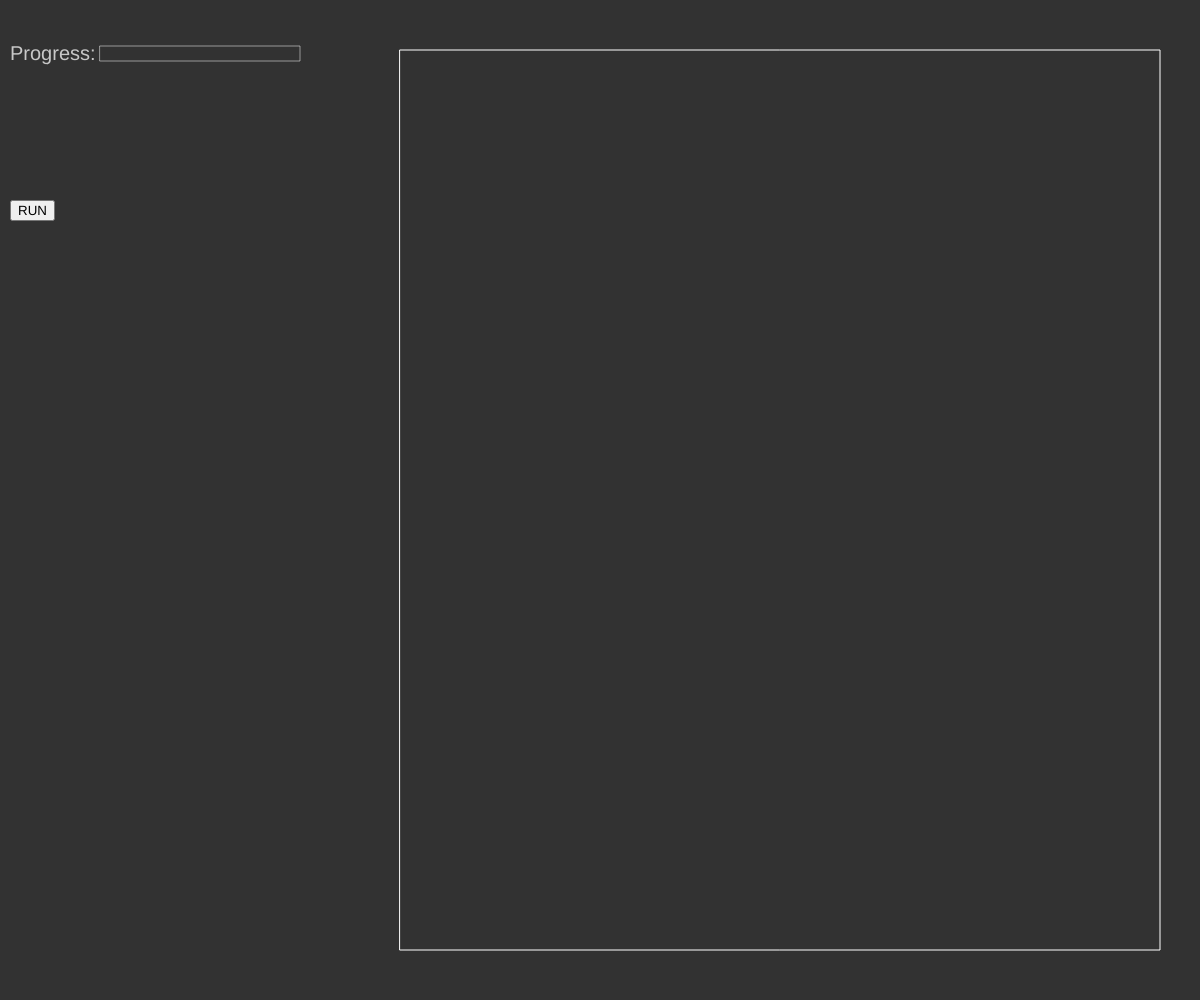
Frame 1 (no input)
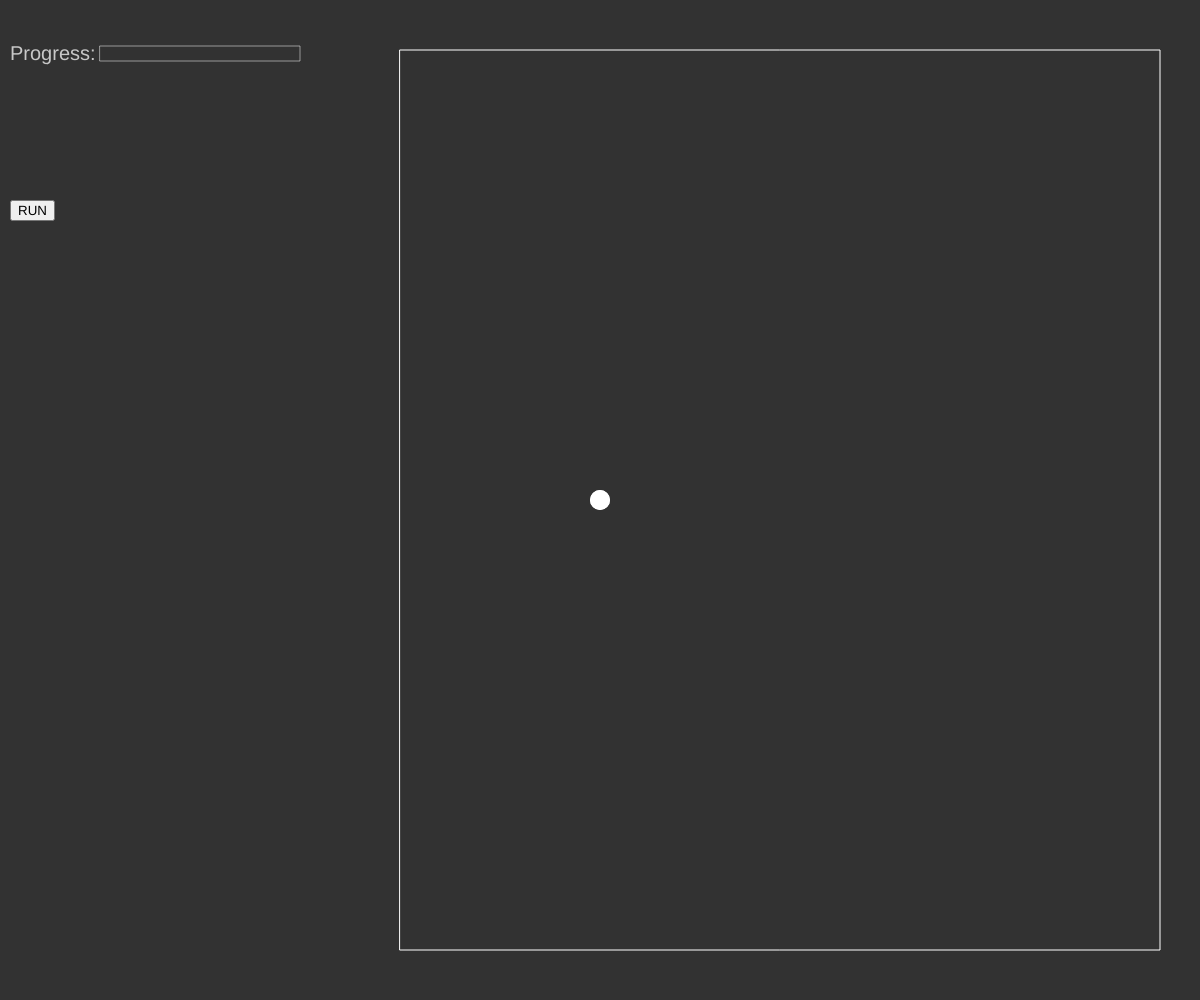
Frame 2 (the mouse pressed at the canvas centre, redrawn once)

The p5.js sketch that drew these frames (run headless with seeded random() and noise() and a simulated clock; the mouse was pressed at the canvas centre and the sketch redrawn once):

// p5.js sketch
// ── sketch.js
const NODE_SIZE = 20;

let button, canvas;

let running = false;

let townStack = [];
let bestTour;
let bestDistance;
let totalSolutions;
let solutionsExplored;

class Town
{
	constructor(x, y, index)
	{
		this.x = x;
		this.y = y;
		this.visited = false;
		this.index = index;
	}
}

//#region Util Funcs
const delay = ms => new Promise(resolve => setTimeout(resolve, ms));

function drawNode(node)
{
	fill('white');
	stroke(0);
	strokeWeight(0);
	circle(node.x, node.y, NODE_SIZE);
}

function drawEdge(start, end)
{
	let x0 = start.x,	y0 = start.y;
	let x1 = end.x, 	y1 = end.y;

	stroke(110);
	strokeWeight(4);
	line(x0, y0, x1, y1);
}

function distanceBetween(start, end)
{
	let x0 = start.x,	y0 = start.y;
	let x1 = end.x, 	y1 = end.y;

	return Math.sqrt(Math.pow(x1-x0,2) +  Math.pow(y1-y0,2));
}

async function run()
{
	running = true;
	clear();
	setup();
	loop();
	totalSolutions = fact(townStack.length) / fact(townStack.length - townStack.length);

	if(townStack.length == 1){}	//only 1 town, do nothing
	else if(townStack.length == 2)	//2 towns, best path is straight line between them
	{
		bestTour = [...townStack];
	}
	else
	{
		await generatePermutations(townStack, townStack.length);	//generates permutations and stores in solutions[]
	}
	// drawUI();
	noLoop();
	bestDistance = 0;
	for (let i = 0; i < bestTour.length; i++)
	{
		let nxtTown = (i+1) % bestTour.length;
		bestDistance += distanceBetween(bestTour[i], bestTour[nxtTown]);

		drawEdge(bestTour[i], bestTour[nxtTown]);
	}
	print('Best Distance:', bestDistance);

	running = false;
}

async function generatePermutations(arr, size)	//Heap's Algorithm to generate permutations
{
	if(size == 1)
	{
		// print(arr);
		await evaluateSolution([...arr]);
		return;		// if size becomes 1 then print the obtained permutation
	}
	else
	{
		for (let i = 0; i < size; i++)
		{
			await generatePermutations(arr, size-1);

			// if size is odd, swap 'first' ie: arr[0] and 'last' ie: arr[size-1]
			// else If size is even, swap arr[i] and 'last' ie: arr[size-1]
			let swapPos = (size %2)? i : 0;	//if size even swapPos = i else swapPos = 0
			[arr[swapPos], arr[size-1]] = [arr[size-1], arr[swapPos]];		//destructing assignment method
		}
	}
}

async function evaluateSolution(solution)
{
	// drawUI();
	if(solution[0].index < solution[solution.length - 2].index)	//don't check duplicates which are just reverse of a solution
	{
		let distance = 0;
		
		for (let i = 0; i < solution.length; i++)
		{
			let nxtTown = (i+1) % solution.length;
			distance += distanceBetween(solution[i], solution[nxtTown]);
			drawEdge(solution[i], solution[nxtTown]);
		}
		if(distance < bestDistance || bestDistance == 0)
		{
			// drawUI();
			bestDistance = 0;
			bestTour = [...solution];

			for (let i = 0; i < bestTour.length; i++)
			{
				let nxtTown = (i+1) % bestTour.length;
				bestDistance += distanceBetween(bestTour[i], bestTour[nxtTown]);
				// drawEdge(bestTour[i], bestTour[nxtTown]);
			}
		}
		await delay(0);
	}
	
	drawUI();

	solutionsExplored++;
	rectMode(CORNER);
	let fillpercentage = (solutionsExplored/totalSolutions)*200;
	fill(100,200,100);
	strokeWeight(0);
	rect(100, 46, fillpercentage, 15);
}

function drawUI()
{
	background(50);
	rectMode(CORNERS);
	fill(0, 0);
	stroke('white');
	strokeWeight(1);
	rect(400, 50, windowWidth - 40, windowHeight - 50);

	rectMode(CORNER);

	textSize(20);
	strokeWeight(0);
	fill(200);
	text('Progress:', 10, 60);

	fill(0,0);
	stroke('white');
	strokeWeight(.5);
	rect(100, 46, 200, 15);
}

function fact(n)
{
	let f = 1;
	for(let i = 2; i <= n; i++)
		f = f * i;
	return f;
}

//#endregion 

function setup()
{
	canvas = createCanvas(windowWidth, windowHeight);
	canvas.position(0,0);
	
	button = createButton('RUN');
	button.position(10, 200);
	button.mouseClicked(run);

	bestTour = [];
	bestDistance = 0;

	solutionsExplored = 0;
	totalSolutions = 0;

	drawUI();
	noLoop();
}

function draw()
{
	townStack.forEach(element => { drawNode(element); });
}

function mousePressed()
{
	if(mouseX > 400 && mouseX < windowWidth-40 && mouseY > 50 && mouseY < windowHeight-50 && !running)	//if click is inside the rectangle & not currently running
	{
		let town = new Town(mouseX, mouseY, townStack.length);
		townStack.push(town);
		drawNode(town);
	}
}
